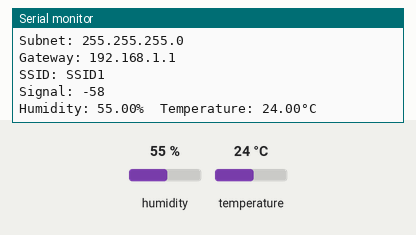
The sketch below on a simulated ESP8266 (NodeMCU). Parts: the last lines printed to the serial monitor. Inputs (shaded band) come from the test bench; at power-on: humidity 55 %, temperature 24 °C. WiFi joins after 1.5 s; servers stay silent unless stated.

Above: at 2.7 s.
2.8 s: humidity set to 22 %
At 3.9 s:
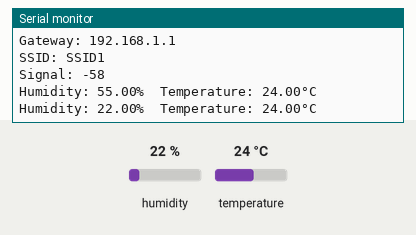
4.6 s: temperature set to 12 °C
At 6.2 s:
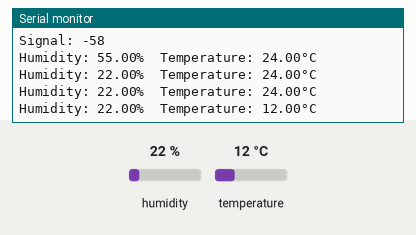
6.4 s: humidity set to 40 %
At 7.2 s:
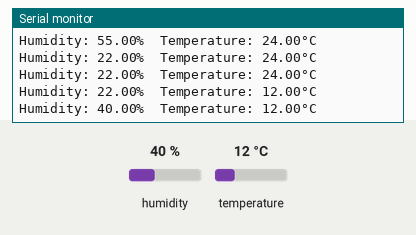
Timing chart, 0 to 9.4 s (numbered marks = the images above; inputs shaded):
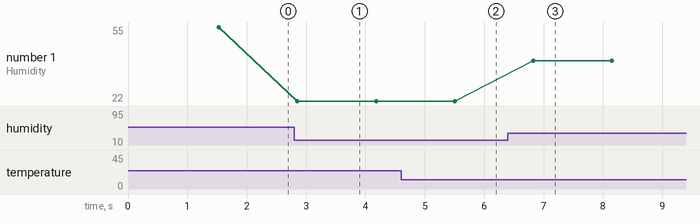

Measured:
- after the input at 2.8 s, the serial monitor: prints a new line after 0.05 s (image 1)
- after the input at 4.6 s, the serial monitor: prints a new line after 0.90 s (image 2)
- after the input at 6.4 s, the serial monitor: prints a new line after 0.43 s (image 3)
- plotted number 1: 55 → 22 after the input at 2.8 s, 22 → 40 after the input at 6.4 s

The sketch:

AQMSHost1DHT.ino
```cpp
#include <FirebaseArduino.h>
#include "dht.h"

#include  <ESP8266WiFi.h>

#define FIREBASE_HOST "XXXXXXX.firebaseio.com"
#define FIREBASE_AUTH "Enter secret code here"


char ssid[] = "SSID1";           // SSID of your home WiFi
char pass[] = "Password1";            // password of your home WiFi
char ssid1[] = "SAM";               // SSID of your home WiFi
char pass1[] = "1234556789";
int timeout=0;
byte ledPin = 2;
int failed;

#define DHT11_PIN 2   // DHT 11
dht DHT;

void setup() {
  Serial.begin(115200);

  // connect to wifi.
  WiFi.begin(ssid, pass);
  Serial.print("Connecting to ");Serial.print(ssid);
  while (WiFi.status() != WL_CONNECTED) {
    digitalWrite(ledPin, HIGH);
    Serial.print(".");
    delay(500);
    digitalWrite(ledPin, LOW);
    timeout++;
    if(timeout > 15){
      break;
    }
  }
  if( timeout > 15 ){
     Serial.print("\n\nCouldn't connect to ");
     Serial.println(ssid);
     Serial.print("Connecting to ");
     Serial.print(ssid1);
     WiFi.begin(ssid1, pass1);                 // connects to the SAM
     while (WiFi.status() != WL_CONNECTED) {
       digitalWrite(ledPin, HIGH);
       Serial.print(".");
       delay(500);
       digitalWrite(ledPin, LOW);
     }
  }
  Serial.println("\nConnected to Wi-Fi!");
  Serial.print("Status: "); Serial.println(WiFi.status());    // Network parameters
  Serial.print("IP: ");     Serial.println(WiFi.localIP());
  Serial.print("Subnet: "); Serial.println(WiFi.subnetMask());
  Serial.print("Gateway: "); Serial.println(WiFi.gatewayIP());
  Serial.print("SSID: "); Serial.println(WiFi.SSID());
  Serial.print("Signal: "); Serial.println(WiFi.RSSI());
  pinMode(ledPin, OUTPUT);
  Firebase.begin(FIREBASE_HOST, FIREBASE_AUTH);

}

void loop() {
  failed = 0;
  digitalWrite(ledPin, LOW);    // to show the communication only
  int chk = DHT.read11(DHT11_PIN);
  float h = DHT.humidity;
  float t = DHT.temperature;  // Reading temperature as Celsius (the default)

  Serial.print("Humidity: ");  Serial.print(h);
  //String fireHumid = String(h) + String("%");                                         //convert integer humidity to string humidity
  Serial.print("%  Temperature: ");  Serial.print(t);  Serial.println("°C ");
  //String fireTemp = String(t) + String("°C");

  Firebase.setFloat("Host1/Humidity", h);
  if (Firebase.failed()) {
      failed = 1;
      Serial.print("setting /humidity failed:");
      Serial.println(Firebase.error());
      return;
  }
  //delay(1000);
  Firebase.setFloat("Host1/Temperature", t);
  if (Firebase.failed()) {
      failed = 1;
      Serial.print("setting /temperature failed:");
      Serial.println(Firebase.error());
      return;
  }
  if( failed == 0){
    digitalWrite(ledPin, HIGH);
  }
  DHT.temperature = 0;
  DHT.humidity = 0;
  delay(1000);
  // remove value
  //Firebase.remove("number");
  //delay(1000);

  //Firebase.pushString("/DHT11/Humidity", fireHumid);                                  //setup path and send readings
  //Firebase.pushString("/DHT11/Temperature", fireTemp);                                //setup path and send readings
}
```
